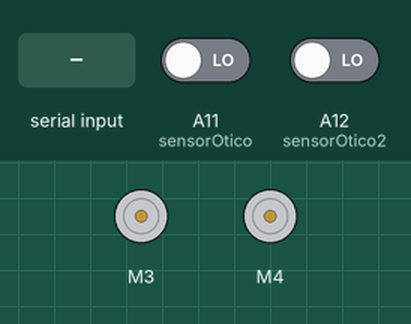
This sketch was run on a simulated Arduino Mega 2560, built with avr-gcc and run on an emulated ATmega2560. Parts: 2 × DC motor (green arrow = forward, orange = backward, longer = faster). The inputs (shaded band) are chosen by the test bench; at power-on: A11 (sensorOtico) LOW, A12 (sensorOtico2) LOW. What the sketch prints to the serial monitor is not drawn.

Above: at 1.2 s.
1.3 s: "frente\n" received over the second serial link
At 2.1 s:
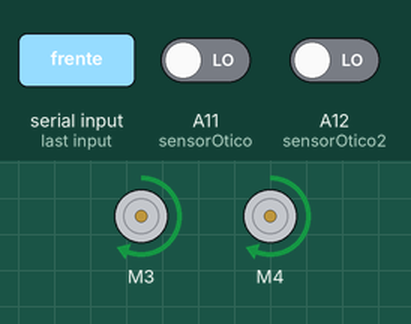
2.8 s: "tras\n" received over the second serial link
At 3.1 s:
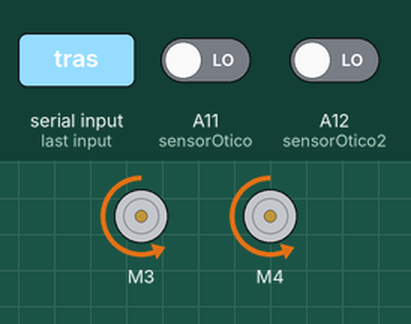
4.3 s: "direita\n" received over the second serial link
At 5.5 s:
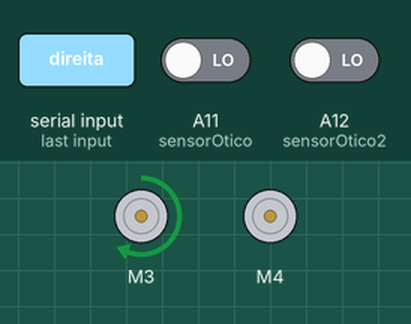
5.8 s: "esquerda\n" received over the second serial link
At 6.8 s:
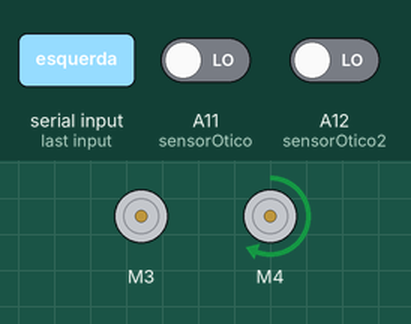
7.3 s: "parar\n" received over the second serial link
At 7.8 s:
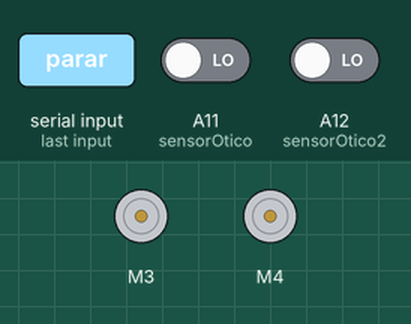
Timing chart, 0 to 10.3 s (numbered marks = the images above; inputs shaded):
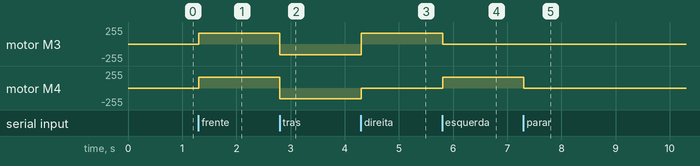

The sketch:

p09c_aperfeicoamento1.ino
```cpp
#include <AFMotor.h>

#define VEL 160

int sensorOtico = A11;
int sensorOtico2 = A12;

int sensorEsq;
int sensorDir;

unsigned long instanteAnterior = 0;
unsigned long instanteAtual = 0;

boolean Auto = false;

AF_DCMotor motor3(3);
AF_DCMotor motor4(4);

void setup() {
  Serial.begin(9600);
  Serial.setTimeout(10);
  Serial1.begin(9600);
  Serial1.setTimeout(10);

  pinMode(sensorOtico, INPUT);
  pinMode(sensorOtico2, INPUT);
}

void loop() {
  instanteAtual = millis();
  sensorEsq = digitalRead(sensorOtico);
  sensorDir = digitalRead(sensorOtico2);
  if (instanteAtual >= instanteAnterior + 100) {
    Serial.println(String(sensorEsq) + " " + String(sensorDir));
    Serial1.println(String(digitalRead(sensorOtico))+" " +String(digitalRead(sensorOtico2)));
    instanteAnterior = instanteAtual;
  }

  if (Serial1.available() > 0) {
    String texto = Serial1.readStringUntil('\n');
    texto.trim();
    if (!Auto) {
      if (texto == "frente") {
        frente();
      }
      else if (texto == "tras") {
        tras();
      }
      else if (texto == "direita") {
        direita();
      }
      else if (texto == "esquerda") {
        esquerda();
      }
    }
    if (texto == "parar") {
      parar();
      Auto = false;
    }
    else if (texto == "auto") {
      Auto = true;
    }
  }

  if (Auto) {
    if (sensorEsq && sensorDir) {
      frente();
    }
    else if (!sensorEsq && !sensorDir) {
      tras();
    }
    else if (!sensorEsq && sensorDir) {
      direita();
    }
    else if (sensorEsq && !sensorDir) {
      esquerda();
    }
  }
}

void frente() {
  motor3.run(FORWARD);
  motor3.setSpeed(VEL);
  motor4.run(FORWARD);
  motor4.setSpeed(VEL);
}

void tras() {
  motor3.run(BACKWARD);
  motor3.setSpeed(VEL);
  motor4.run(BACKWARD);
  motor4.setSpeed(VEL);
}

void esquerda() {
  motor3.run(RELEASE);
  motor4.run(FORWARD);
  motor4.setSpeed(VEL);
}

void direita() {
  motor4.run(RELEASE);
  motor3.run(FORWARD);
  motor3.setSpeed(VEL);
}

void parar() {
  motor4.run(RELEASE);
  motor3.run(RELEASE);
}
```

Measured:
- after the input at 1.3 s, motor M3, motor M4: stopped → forward 160/255 at once
- after the input at 2.8 s, motor M3, motor M4: forward 160/255 → backward 160/255 at once
- after the input at 4.3 s, motor M3: backward 160/255 → forward 160/255 at once; motor M4: backward 160/255 → stopped at once
- after the input at 5.8 s, motor M3: forward 160/255 → stopped at once; motor M4: stopped → forward 160/255 at once
- after the input at 7.3 s, motor M4: forward 160/255 → stopped at once
